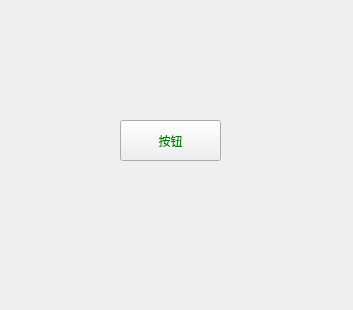
<?xml version="1.0" encoding="UTF-8"?>
<ui version="4.0">
 <class>Widget</class>
 <widget class="QWidget" name="Widget">
  <property name="geometry">
   <rect>
    <x>0</x>
    <y>0</y>
    <width>353</width>
    <height>310</height>
   </rect>
  </property>
  <property name="windowTitle">
   <string>Widget</string>
  </property>
  <widget class="QPushButton" name="pushButton">
   <property name="geometry">
    <rect>
     <x>120</x>
     <y>120</y>
     <width>101</width>
     <height>41</height>
    </rect>
   </property>
   <property name="styleSheet">
    <string notr="true">QPushButton {color: green;}</string>
   </property>
   <property name="text">
    <string>按钮</string>
   </property>
  </widget>
 </widget>
 <resources/>
 <connections/>
</ui>
